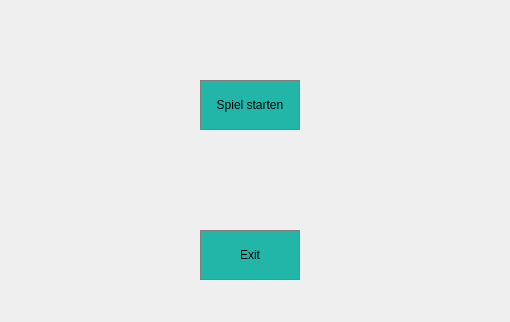
<?xml version="1.0" encoding="UTF-8"?>
<ui version="4.0">
 <class>startseite</class>
 <widget class="QWidget" name="startseite">
  <property name="geometry">
   <rect>
    <x>0</x>
    <y>0</y>
    <width>510</width>
    <height>322</height>
   </rect>
  </property>
  <property name="windowTitle">
   <string>Form</string>
  </property>
  <widget class="QPushButton" name="pushButton">
   <property name="geometry">
    <rect>
     <x>200</x>
     <y>80</y>
     <width>100</width>
     <height>50</height>
    </rect>
   </property>
   <property name="styleSheet">
    <string notr="true">QPushButton{
   background-color: #21B6A8;
	border: 1px solid gray;

}

QPushButton: pressed{

		  background-color: #53DFD1;
	border: 1px solid gray;
}</string>
   </property>
   <property name="text">
    <string>Spiel starten</string>
   </property>
   <property name="iconSize">
    <size>
     <width>12</width>
     <height>12</height>
    </size>
   </property>
  </widget>
  <widget class="QPushButton" name="exitButton">
   <property name="geometry">
    <rect>
     <x>200</x>
     <y>230</y>
     <width>100</width>
     <height>50</height>
    </rect>
   </property>
   <property name="styleSheet">
    <string notr="true">QPushButton{
   background-color: #21B6A8;
	border: 1px solid gray;

}
QPushButton: pressed{

		  background-color: #53DFD1;
	border: 1px solid gray;
}</string>
   </property>
   <property name="text">
    <string>Exit</string>
   </property>
  </widget>
 </widget>
 <resources/>
 <connections/>
</ui>
